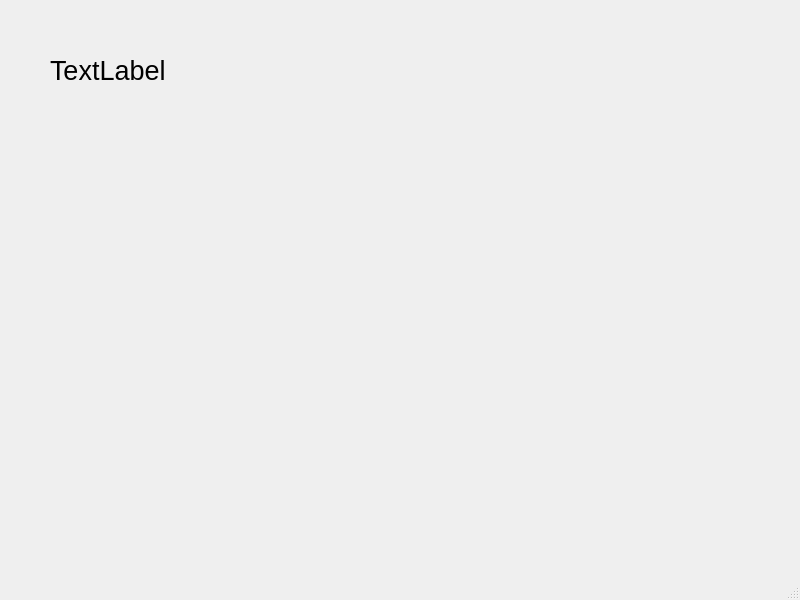
<?xml version="1.0" encoding="UTF-8"?>
<ui version="4.0">
 <class>MainWindow</class>
 <widget class="QMainWindow" name="MainWindow">
  <property name="geometry">
   <rect>
    <x>0</x>
    <y>0</y>
    <width>800</width>
    <height>600</height>
   </rect>
  </property>
  <property name="windowTitle">
   <string>MainWindow</string>
  </property>
  <widget class="QWidget" name="centralwidget">
   <widget class="QLabel" name="label">
    <property name="geometry">
     <rect>
      <x>50</x>
      <y>40</y>
      <width>141</width>
      <height>61</height>
     </rect>
    </property>
    <property name="font">
     <font>
      <pointsize>20</pointsize>
     </font>
    </property>
    <property name="text">
     <string>TextLabel</string>
    </property>
   </widget>
  </widget>
  <widget class="QMenuBar" name="menubar">
   <property name="geometry">
    <rect>
     <x>0</x>
     <y>0</y>
     <width>800</width>
     <height>21</height>
    </rect>
   </property>
  </widget>
  <widget class="QStatusBar" name="statusbar"/>
 </widget>
 <resources/>
 <connections/>
</ui>
